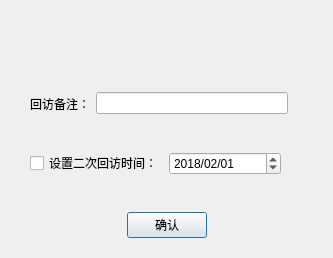
<?xml version="1.0" encoding="UTF-8"?>
<ui version="4.0">
 <class>MainWindow</class>
 <widget class="QDialog" name="MainWindow">
  <property name="geometry">
   <rect>
    <x>0</x>
    <y>0</y>
    <width>333</width>
    <height>258</height>
   </rect>
  </property>
  <property name="windowTitle">
   <string>回访设置</string>
  </property>
  <layout class="QHBoxLayout" name="horizontalLayout_2">
   <item>
    <widget class="QWidget" name="centralwidget" native="true">
     <layout class="QVBoxLayout" name="verticalLayout">
      <item>
       <widget class="QLabel" name="info_label">
        <property name="minimumSize">
         <size>
          <width>160</width>
          <height>0</height>
         </size>
        </property>
        <property name="maximumSize">
         <size>
          <width>240</width>
          <height>16777215</height>
         </size>
        </property>
        <property name="text">
         <string/>
        </property>
        <property name="margin">
         <number>10</number>
        </property>
        <property name="indent">
         <number>-1</number>
        </property>
       </widget>
      </item>
      <item>
       <widget class="QWidget" name="layoutWidget" native="true">
        <widget class="QWidget" name="layoutWidget">
         <property name="geometry">
          <rect>
           <x>10</x>
           <y>4</y>
           <width>258</width>
           <height>31</height>
          </rect>
         </property>
         <layout class="QHBoxLayout" name="horizontalLayout">
          <item>
           <widget class="QLabel" name="label_2">
            <property name="text">
             <string>回访备注：</string>
            </property>
           </widget>
          </item>
          <item>
           <widget class="QLineEdit" name="remark"/>
          </item>
         </layout>
        </widget>
       </widget>
      </item>
      <item>
       <widget class="QWidget" name="widget" native="true">
        <widget class="QWidget" name="horizontalLayoutWidget">
         <property name="geometry">
          <rect>
           <x>10</x>
           <y>0</y>
           <width>251</width>
           <height>31</height>
          </rect>
         </property>
         <layout class="QHBoxLayout" name="horizontalLayout_3">
          <item>
           <widget class="QCheckBox" name="do_set_next_date">
            <property name="text">
             <string>设置二次回访时间：</string>
            </property>
           </widget>
          </item>
          <item>
           <widget class="QDateEdit" name="next_date">
            <property name="displayFormat">
             <string>yyyy/MM/dd</string>
            </property>
            <property name="date">
             <date>
              <year>2018</year>
              <month>2</month>
              <day>1</day>
             </date>
            </property>
           </widget>
          </item>
         </layout>
        </widget>
       </widget>
      </item>
      <item>
       <layout class="QHBoxLayout" name="horizontalLayout_4">
        <item>
         <spacer name="horizontalSpacer">
          <property name="orientation">
           <enum>Qt::Horizontal</enum>
          </property>
          <property name="sizeHint" stdset="0">
           <size>
            <width>40</width>
            <height>20</height>
           </size>
          </property>
         </spacer>
        </item>
        <item>
         <widget class="QPushButton" name="submit_set">
          <property name="text">
           <string>确认</string>
          </property>
         </widget>
        </item>
        <item>
         <spacer name="horizontalSpacer_2">
          <property name="orientation">
           <enum>Qt::Horizontal</enum>
          </property>
          <property name="sizeHint" stdset="0">
           <size>
            <width>40</width>
            <height>20</height>
           </size>
          </property>
         </spacer>
        </item>
       </layout>
      </item>
     </layout>
    </widget>
   </item>
  </layout>
 </widget>
 <resources/>
 <connections/>
</ui>
